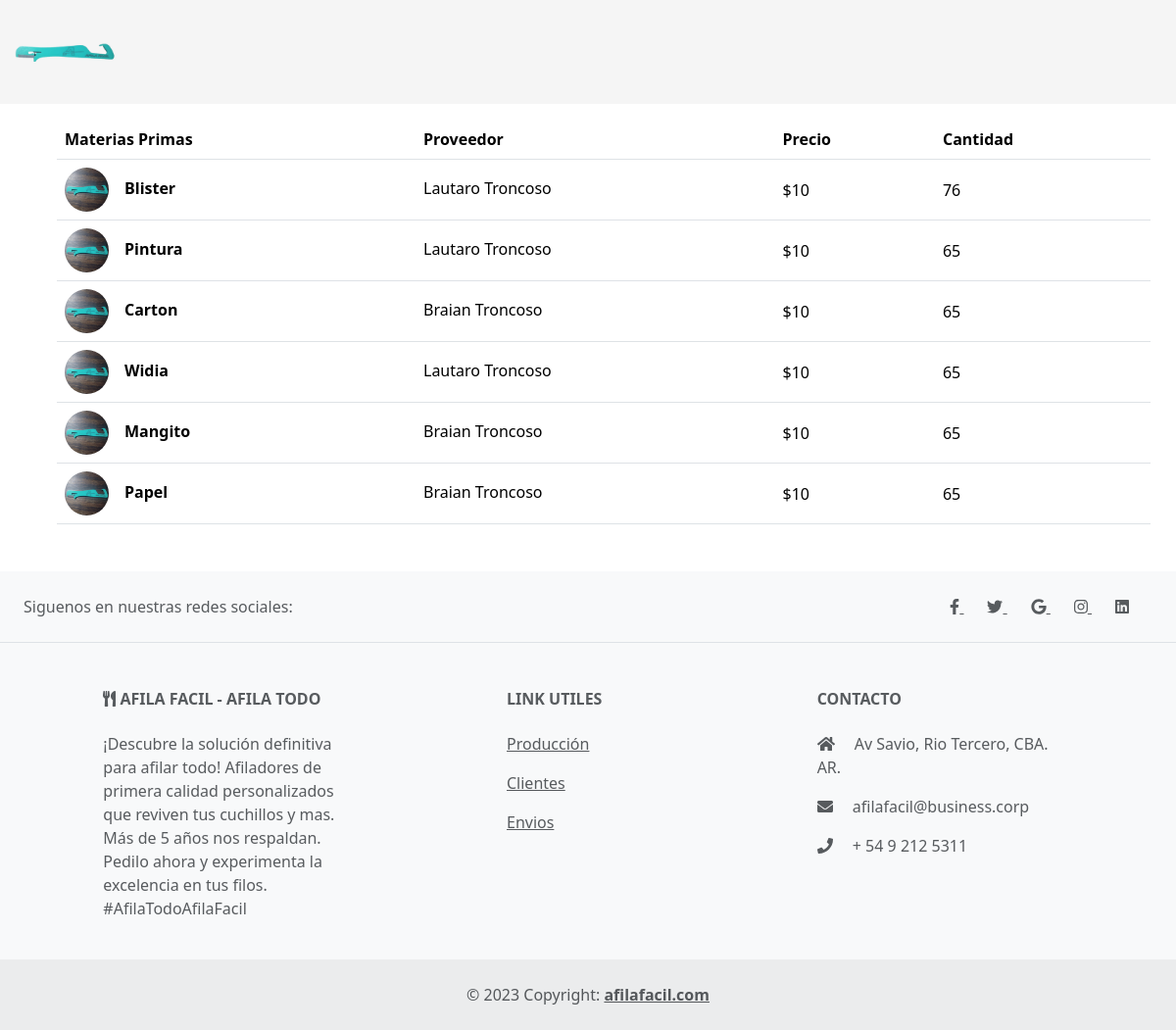
Page /materias_primas/ on the earlier database version.
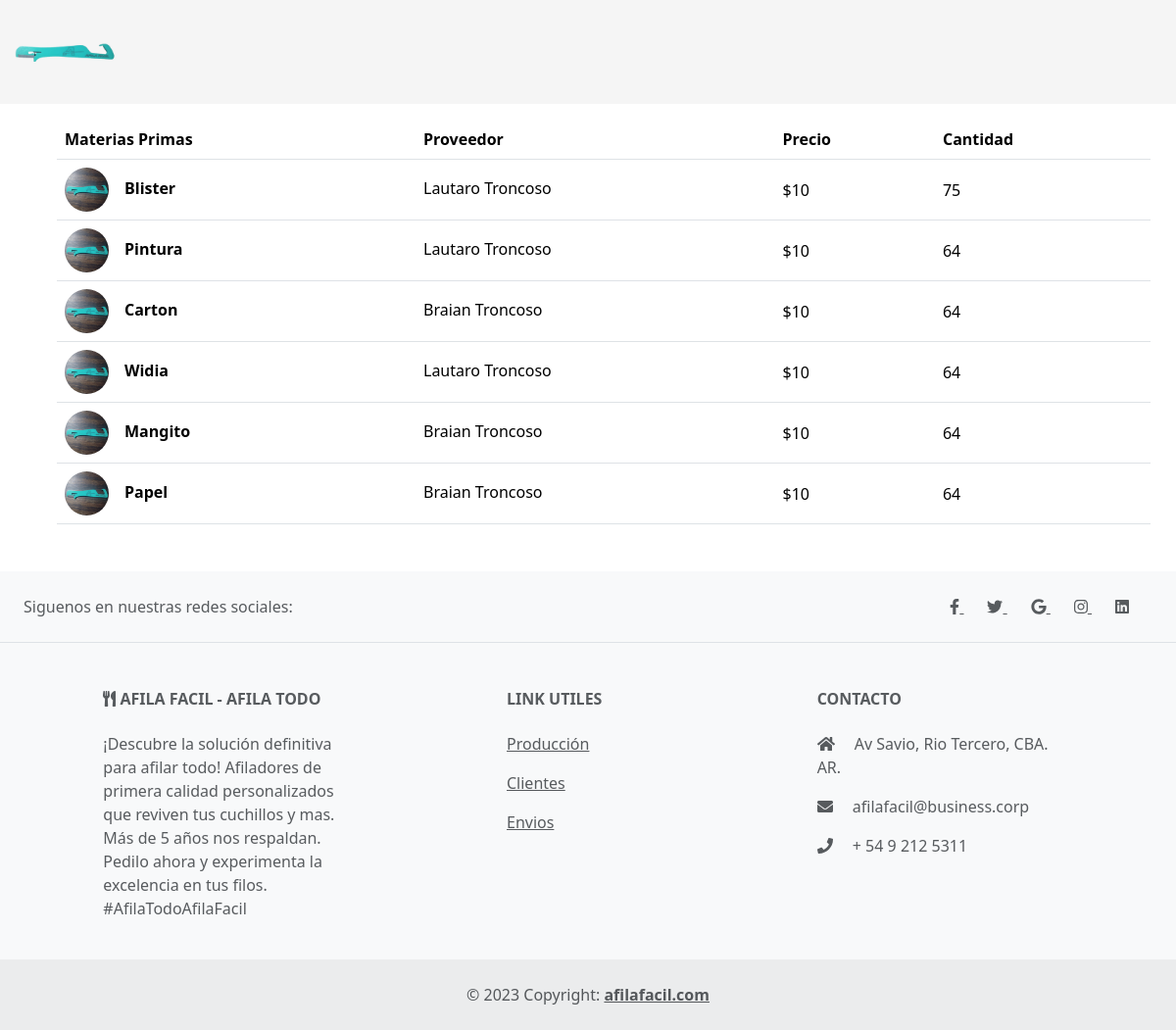
Same page on the later database version.
### materias_primas/models.py (models this page shows, shortened)
class Materias(models.Model):
    nombre = models.CharField(max_length=45)
    precio = models.IntegerField()
    cantidad = models.IntegerField()
    proveedores = models.ForeignKey(Proveedores, null=True, blank=True, on_delete=models.SET_NULL, related_name='materias')
    imagen = models.CharField(max_length=100)
    def get_imagen_url(self):
        if self.imagen:
            return f"/static/img/{self.imagen}"
        else:
            return "/static/img/afilador.jpeg"
    class Meta:
        db_table = 'materias'
        verbose_name = "Materia"

### proveedores/models.py (models this page shows, shortened)
class Proveedores(models.Model):
    nombre = models.CharField(max_length=50)
    apellido = models.CharField(max_length=50)
    direccion = models.CharField(max_length=100)
    telefono = models.IntegerField(null=True, blank=True)
    email = models.CharField(max_length=100)
    imagen = models.TextField(null=True, blank=True)
    class Meta:
        db_table = 'proveedores'
        verbose_name = "Proveedores"

### materias_primas/views.py (the view)
# urls.py: path('', views.mostrar_materias_primas, name='materias_primas'),
def mostrar_materias_primas(request):
    materias = Materias.objects.all()
    return render(request, 'materias_primas.html', {'materias': materias, 'mensaje': "No hay Materia Prima"})

### materias_primas/templates/materias_primas.html (shortened to what this page needs)
{% extends "materias_primas/layout.html" %}
{% load static %}
{% block content %}
{% if materias%}
<div class="container">
    <table class="table align-middle mb-0 bg-white m-3 mb-5">
        <thead class="bg-light">
        <tr>
            <th>Materias Primas</th>
            <th>Proveedor</th>
            <th>Precio</th>
            <th>Cantidad</th>
        </tr>
        </thead>
        <tbody>
        {% for materia in materias %}
            <tr>
                <td>
                <div class="d-flex align-items-center">
                    <img
                        src="{{ materia.get_imagen_url }}"
                        alt="NO-IMG"
                        style="width: 45px; height: 45px"
                        class="rounded-circle"
                        />
                    <div class="ms-3">
                    <p class="fw-bold mb-1 ml-2">{{materia.nombre}}</p>
                    </div>
                </div>
                </td>
                <td>
                <p class="fw-normal mb-1">{{ materia.proveedores.nombre }} {{ materia.proveedores.apellido}}</p>
                </td>
                <td>${{ materia.precio }}</td>
                <td>{{ materia.cantidad }}</td>
            </tr>
        {%endfor%}
        </tbody>
    </table>
{%else%}
    {{ mensaje }}
{%endif%}
</div>
{% endblock %}

### materias_primas/templates/materias_primas/layout.html (shortened to what this page needs)
{% load static %}
<!DOCTYPE html>
<html lang="en">
<head>
    <link href="https://cdn.jsdelivr.net/npm/bootstrap@5.3.1/dist/css/bootstrap.min.css" rel="stylesheet">
</head>
<body>
    {% include "materias_primas/nav.html"%}
        {% block content %}
        {% endblock %}
    {% include "materias_primas/footer.html"%}
</body>
</html>

### materias_primas/templates/materias_primas/nav.html (shortened to what this page needs)
{% load static %}
{% block content %}
<nav class="navbar navbar-expand-lg navbar-light" style="background-color:#f5f5f5;">
  <div class="container-fluid">
    <div class="collapse navbar-collapse" id="navbarSupportedContent">
      <a class="navbar-brand mt-2 mt-lg-0" href="#">
        <img
          src="{% static 'img/logo.jpeg' %}"
          height="80"
          alt="Logo Afila Facil"
          loading="lazy"
        />
      </a>
    </div>
    </div>
</nav>
{% endblock %}

### materias_primas/templates/materias_primas/footer.html
{% block content %}
<footer class="text-center text-lg-start bg-light text-muted">
    <section class="d-flex justify-content-center justify-content-lg-between p-4 border-bottom">
      <div class="me-5 d-none d-lg-block">
        <span>Siguenos en nuestras redes sociales: </span>
      </div>
      <div>
        <a href="" class="me-4 text-reset">
          <i class="fab fa-facebook-f"></i>
        </a>
        <a href="" class="me-4 text-reset">
          <i class="fab fa-twitter"></i>
        </a>
        <a href="" class="me-4 text-reset">
          <i class="fab fa-google"></i>
        </a>
        <a href="" class="me-4 text-reset">
          <i class="fab fa-instagram"></i>
        </a>
        <a href="" class="me-4 text-reset">
          <i class="fab fa-linkedin"></i>
        </a>
      </div>
    </section>
    <section class="">
      <div class="container text-center text-md-start mt-5">
        <div class="row mt-3">
          <div class="col-md-3 col-lg-4 col-xl-3 mx-auto mb-4">
            <h6 class="text-uppercase fw-bold mb-4">
              <i class="fas fa-utensils"></i> AFILA FACIL - AFILA TODO
            </h6>
            <p>
                ¡Descubre la solución definitiva para afilar todo! Afiladores de primera calidad personalizados que reviven tus cuchillos y mas. Más de 5 años nos respaldan. Pedilo ahora y experimenta la excelencia en tus filos. #AfilaTodoAfilaFacil
            </p>
          </div>
          <div class="col-md-3 col-lg-2 col-xl-2 mx-auto mb-4">
            <h6 class="text-uppercase fw-bold mb-4">
              Link Utiles
            </h6>
            <p>
              <a href="#!" class="text-reset">Producción</a>
            </p>
            <p>
              <a href="#!" class="text-reset">Clientes</a>
            </p>
            <p>
              <a href="#!" class="text-reset">Envios</a>
            </p>
          </div>
          <div class="col-md-4 col-lg-3 col-xl-3 mx-auto mb-md-0 mb-4">
            <h6 class="text-uppercase fw-bold mb-4">Contacto</h6>
            <p><i class="fas fa-home me-3"></i> Av Savio, Rio Tercero, CBA. AR.</p>
            <p>
              <i class="fas fa-envelope me-3"></i>
              afilafacil@business.corp
            </p>
            <p><i class="fas fa-phone me-3"></i> + 54 9 212 5311</p>
          </div>
        </div>
      </div>
    </section>
    <div class="text-center p-4" style="background-color: rgba(0, 0, 0, 0.05);">
      © 2023 Copyright:
      <a class="text-reset fw-bold" href="https://www.afilafacil.com/">afilafacil.com</a>
    </div>
  </footer>
  {% endblock %}

Differences in the rows shown:
changed Materias "Blister": cantidad "76" → "75"
changed Materias "Pintura": cantidad "65" → "64"
changed Materias "Carton": cantidad "65" → "64"
changed Materias "Widia": cantidad "65" → "64"
changed Materias "Mangito": cantidad "65" → "64"
changed Materias "Papel": cantidad "65" → "64"
